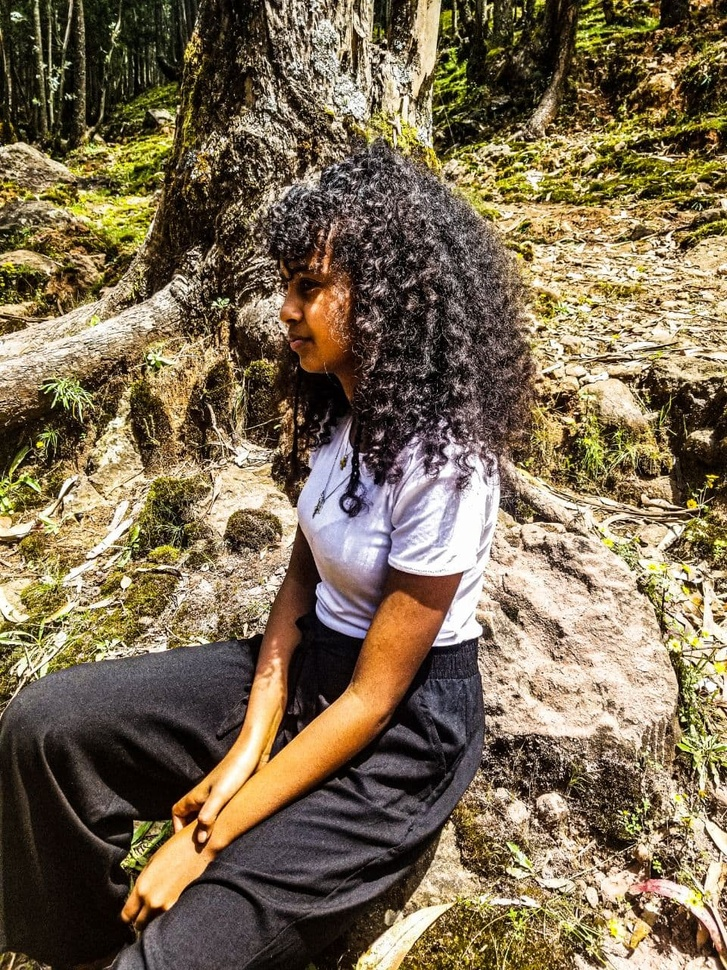
#> input picture fira-code/chapter_8/images/hilu.jpg, 727 x 970 px, shrunk from 960 x 1280 before the run
$ python bluring.py --image images/hilu.jpg
#> lines starting #> are read from the running program, lines starting #| are printed output that depends on the picture
import sys

sys.path.append( r"C:\Users\gyon\Desktop\Open Cv\fira-code\chapter_7")

import imutils
import numpy as np
import argparse
import cv2
from matplotlib import pyplot as plt

ap = argparse.ArgumentParser()
ap.add_argument("-i", "--image", required=True, help="Path to image file")

args = vars(ap.parse_args())
image = cv2.imread(args['image'])
#> image is the input picture: shape (970, 727, 3); mean B, G, R 82.4, 107.3, 123.1

row1 = np.hstack([image, cv2.blur(image, (3, 3)),])
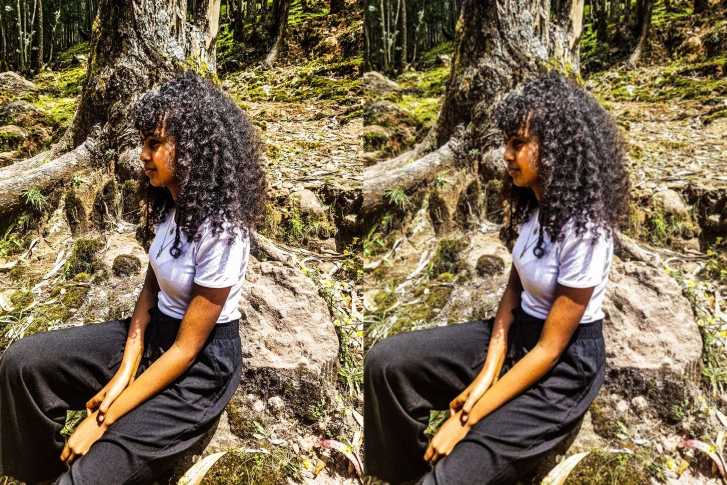
#> row1: shape (970, 1454, 3) (shown at 1/2 size); mean B, G, R 82.4, 107.3, 123.1

row2 = np.hstack([cv2.blur(image, (5, 5)), cv2.blur(image, (7, 7))])
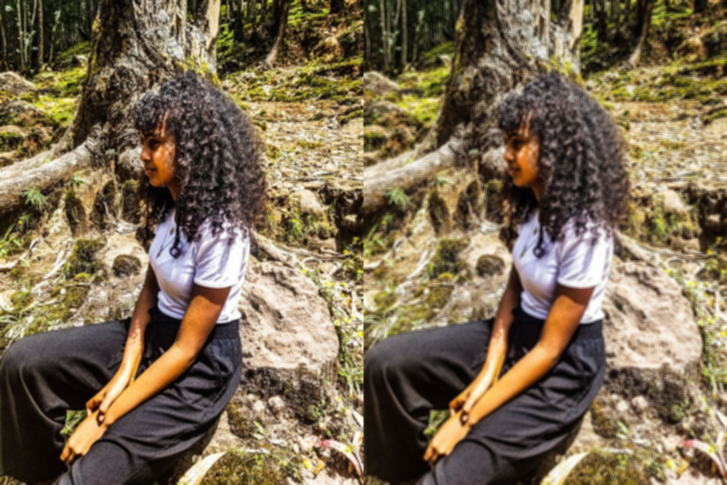
#> row2: shape (970, 1454, 3) (shown at 1/2 size); mean B, G, R 82.4, 107.2, 123.1

blurred = np.vstack([row1, row2])
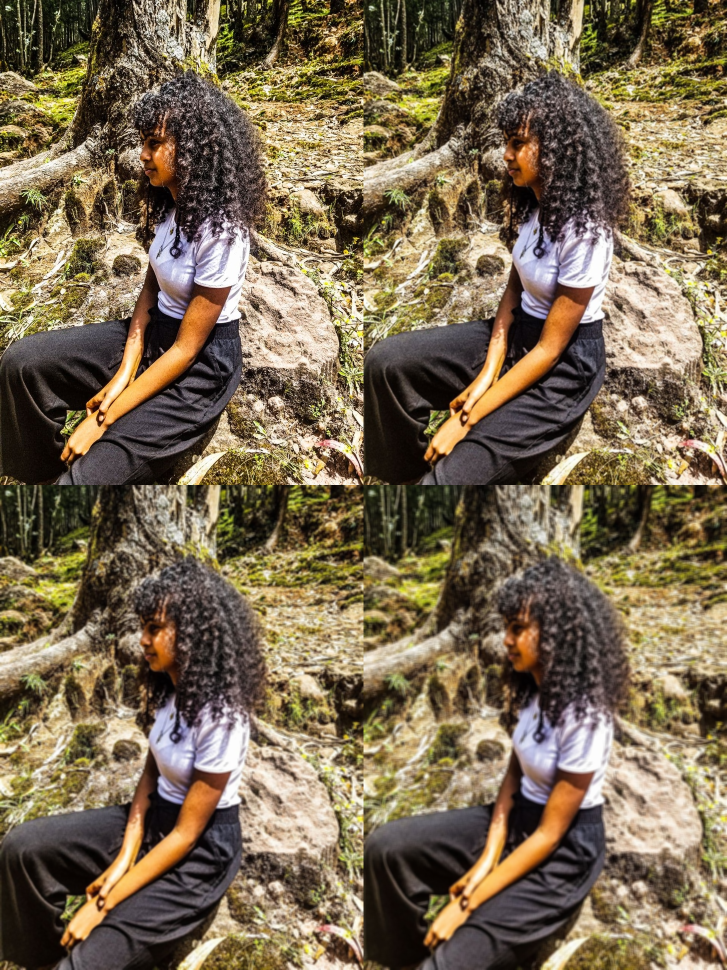
#> blurred: shape (1940, 1454, 3) (shown at 1/2 size); mean B, G, R 82.4, 107.2, 123.1

#imutils.colored_1D(image)
#imutils.colored_1D(cv2.blur(image, (5, 5)))
#plt.show()

######### Gaussian Blur ##########
row1 = np.hstack([image, cv2.GaussianBlur(image, (3, 3), 0),])

row2 = np.hstack([cv2.GaussianBlur(image, (5, 5), 0), cv2.GaussianBlur(image, (7, 7), 0)])

gaussian_blurred = np.vstack([row1, row2])


######### Gaussian Blur ##########
row1 = np.hstack([image, cv2.GaussianBlur(image, (3, 3), 0),])

row2 = np.hstack([cv2.GaussianBlur(image, (5, 5), 0), cv2.GaussianBlur(image, (7, 7), 0)])

gaussian_blurred = np.vstack([row1, row2])

######### Median Blur ##########
row1 = np.hstack([image, cv2.medianBlur(image, 3)])

row2 = np.hstack([cv2.medianBlur(image, 5), cv2.medianBlur(image, 7)])

median_blurred = np.vstack([row1, row2])


#-------------------------- Bilateral Blur --------------------------------

row1 = np.hstack([image, cv2.bilateralFilter(image, 5, 21, 21),])

row2 = np.hstack([cv2.bilateralFilter(image, 7, 31, 31),
cv2.bilateralFilter(image, 9, 41, 41)])

bilateral_blurred = np.vstack([row1, row2])


cv2.imshow("Bilateral Blurred", bilateral_blurred)
cv2.waitKey(0)

$ run again, on fira-code/chapter_8/images/coins.png
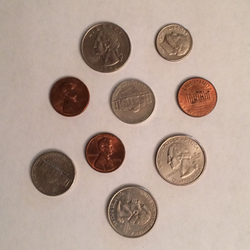
#> input picture fira-code/chapter_8/images/coins.png, 250 x 250 px
#> image is the input picture: shape (250, 250, 3); mean B, G, R 147.7, 159.9, 180.7
#> `row2 = np.hstack([cv2.medianBlur(image, 5), cv2.medianBlur(image, 7)])`:
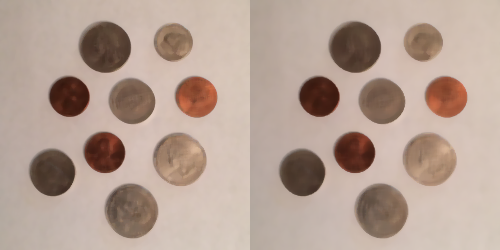
#> row2: shape (250, 500, 3); mean B, G, R 148.1, 160.3, 181.3
#> `bilateral_blurred = np.vstack([row1, row2])`:
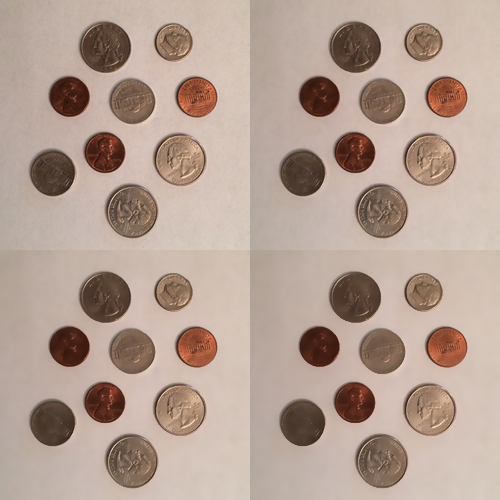
#> bilateral_blurred: shape (500, 500, 3); mean B, G, R 147.7, 159.9, 180.8
